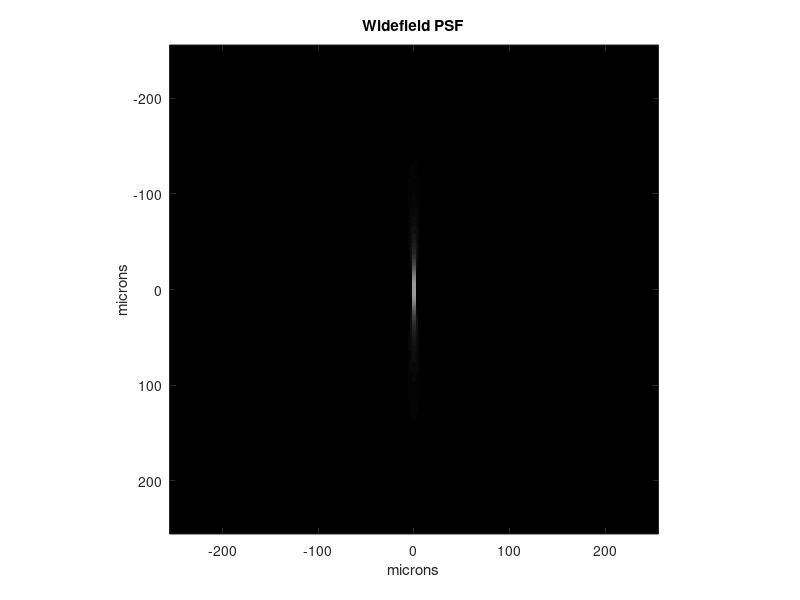
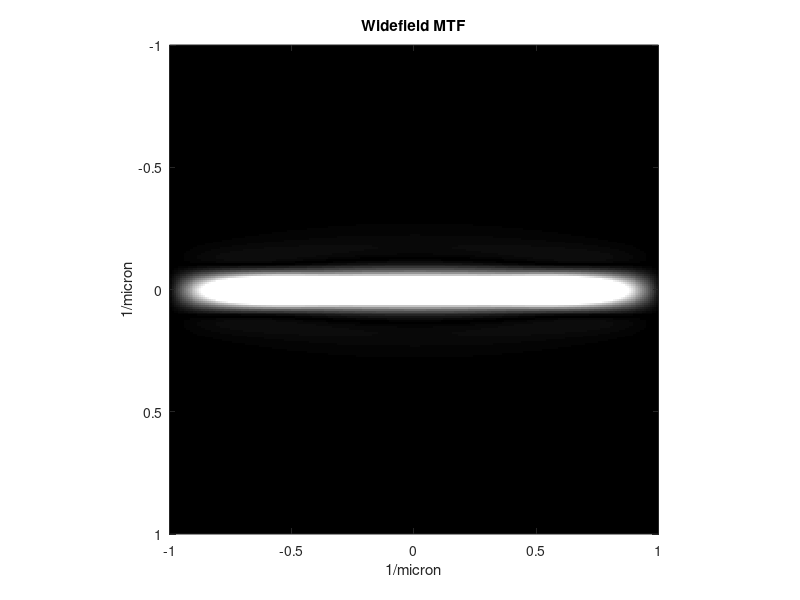
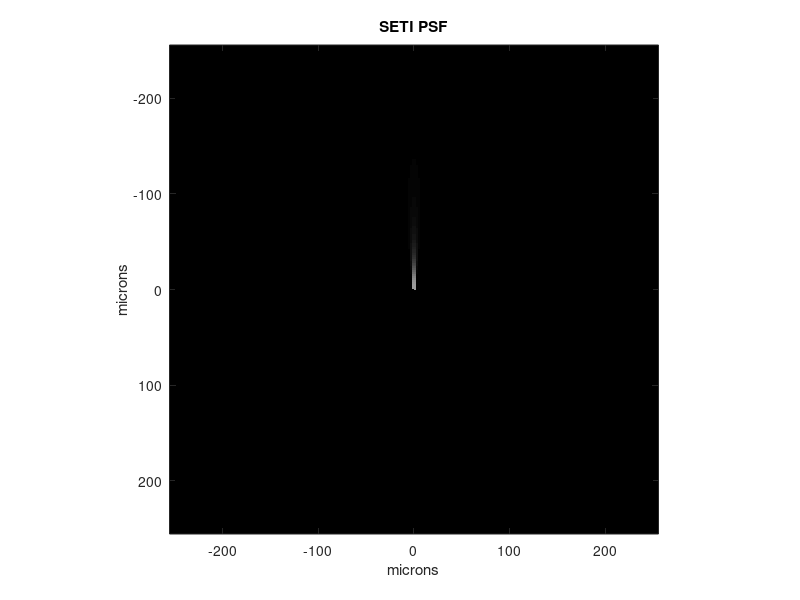
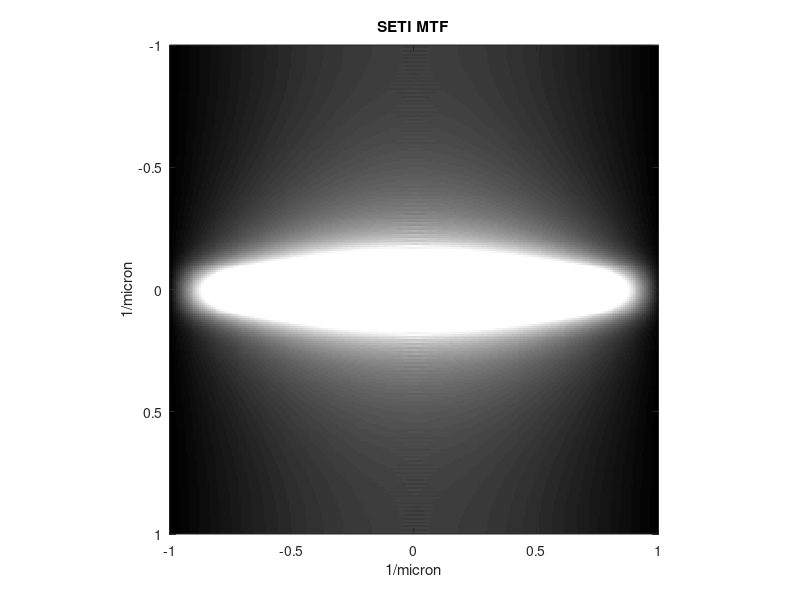

Recreate these plots in MATLAB, in order.

clear all;
%close all;
clc;

wL = 0.470; %wavelength in um
k = 2*pi/wL; %wavenumber
na = 0.2; %numerical aperture
bW = 0.6*wL/na; %beam waist in um
zr = pi*bW^2/wL;

%setup PSF space
srz = 1; %samples per micron
srr = 1; %sample per micron
ns = 256;
zs = ns/srz; %microns, zspace
rs = ns/srr; %microns, rspace
z = linspace(-zs, zs, ns);
r = linspace(-rs, rs, ns);
%srz = ns/zs; %sample rate
%srr = ns/rs; %sample rate
Z = linspace(-srz,srz,ns); %frequency linspace
R = linspace(-srr,srr,ns); %frequency linspace
[xg, zg] = meshgrid(r,z);
muT = 220*(1/10000); %1/microns
wz = bW*sqrt(1+(zg./zr).^2);

%normal psf
p = 1./((wz).^2).*exp(-(2.*xg.^2)./(wz.^2));

figure(1);
imagesc(r,z,p);
axis equal;
xlim([-rs rs]);
ylim([-zs zs]);
xlabel('microns');
ylabel('microns');
%colorbar;
colormap('Gray');
caxis([0 0.3]);
title('Widefield PSF');

P = fftshift(abs(fft2(p)));

figure(2);
imagesc(R,Z,P);
%colorbar;
colormap('Gray');
axis equal;
xlim([-srr srr]);
ylim([-srz srz]);
xlabel('1/micron');
ylabel('1/micron');
caxis([0 1.5]);
title('Widefield MTF');

%SETI psf
sp = 1./((wz).^2).*exp(-(2.*xg.^2)./(wz.^2));
fl = zg<=0;
fl2 = zg>-zs;

sp = sp.*fl.*fl2;

figure(3); %SETI PSF
imagesc(r,z,sp);
axis equal;
xlim([-rs rs]);
ylim([-zs zs]);
xlabel('microns');
ylabel('microns');
%colorbar;
colormap('Gray');
caxis([0 0.3]);
title('SETI PSF');

SP = fftshift(abs(fft2(sp)));

figure(4); %SETI MTF
imagesc(R,Z,SP);
colormap('Gray');
axis equal;
xlim([-srr srr]);
ylim([-srz srz]);
xlabel('1/micron');
ylabel('1/micron');
caxis([0 0.75]);
title('SETI MTF');
%colorbar;

%object
ozs = zs; %microns, object z space
ors = rs; %microns, object r space
onsz = srz*ozs; %object number of samples in z direction
onsr = srr*ors; %object number of samples in r direction
oz = linspace(-ozs,ozs,onsz);
or = linspace(-ors,ors,onsr);
rsph = rand(onsz,onsr);
beads = double(rsph>0.99) + 0.001*rand(onsz,onsr);

figure(5); %Object
kkern = [1 1 1 1; 1 1 1 1; 1 1 1 1; 1 1 1 1];
b2 = conv2(beads,kkern,'same'); %Filter so we can see every bead
imagesc(or,oz,b2);
colormap('Gray');
caxis([0 1]);
axis equal;
%colorbar;
xlim([-ors ors]);
ylim([-ozs ozs]);
xlabel('microns');
ylabel('microns');
title('Object');

%compute standard image
sti = conv2(beads,p,'same');
figure(6); %standard image
imagesc(or,oz,sti);
colormap('Gray');
axis equal;
colorbar;
%caxis([0 0.1]);
title('Widefield Image');

%compute SETI image
sei = conv2(beads,sp,'same');

%decimate to z-step size
% srzCut = 0.2; %microns per sample in z
% dr = srz/srzCut; %decimation rate in z-direction
% zd = round(1:dr:onsz);
% zdsp = linspace(-ozs, ozs, length(zd)); %for plotting
% sei = sei(zd,:); %decimate here
figure(7); %SETI image
imagesc(or,oz,sei);
colormap('Gray');
axis equal;
xlim([-ors ors]);
ylim([-ozs ozs]);
xlim([-30 30]);
ylim([-30 30]);
xlabel('microns');
ylabel('microns');
caxis([0 0.4]);
title('SETI Image');

%simple subtraction correction
sei2 = circshift(sei,-1);
fixsei = sei-sei2;
figure(8); %simple correction
imagesc(or,oz,fixsei);
colormap('Gray');
axis equal;
xlim([-30 30]);
ylim([-30 30]);
xlabel('microns');
ylabel('microns');
caxis([0 0.01]);
title('Simple Correction');
colorbar;

%blur then subtract
kern = ones(1,round(0.7*bW*srr));
%kern = exp(-((1:20)-10)./((10*bW*srr).^2));
sei3 = 1.2*(1/(sum(kern(:))))*conv2(sei2,kern,'same');
fixsei = sei-sei3;
figure(9); %simple correction
imagesc(or,oz,fixsei);
colormap('Gray');
axis equal;
xlim([-30 30]);
ylim([-30 30]);
xlabel('microns');
ylabel('microns');
caxis([0 0.01]);
title('Filtered Subtraction');
%colorbar;

%deconvolution correctoin
fixdec = fftshift(abs(ifft2(fft2(sp)./fft2(sei))));
figure(10);
imagesc(or,oz,fliplr(flipud(fixdec)));
colormap('Gray');
axis equal;
xlim([-ors ors]);
ylim([-ozs ozs]);
xlabel('microns');
ylabel('microns');
xlim([-30 30]);
ylim([-30 30]);
title('Deconvolution');
%caxis([.02 0.1]);
colorbar;